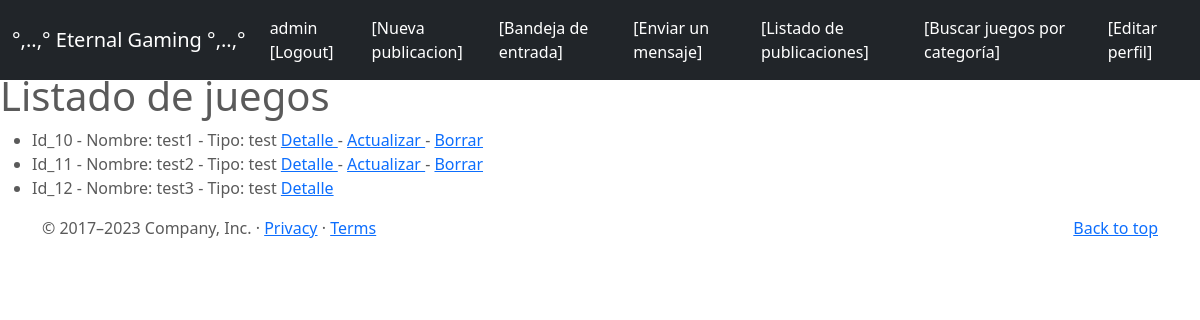
The app's page /juegos/ (signed in), older data.
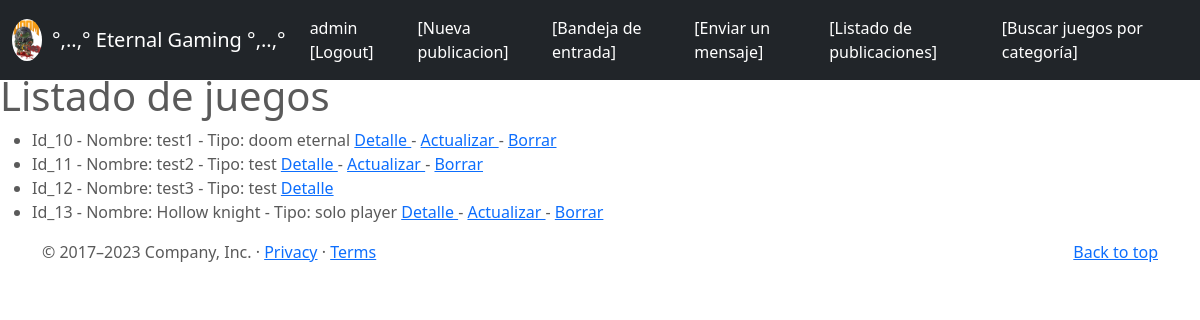
The same page, newer data.
### entrega_final_app/models.py (models this page shows, shortened)
class Juegos(models.Model):
    nombre = models.CharField(max_length=50)
    tipo = models.CharField(max_length=50)
    rating = models.CharField(max_length=2)
    categoria = models.CharField(max_length=50)
    opinion = models.TextField(max_length=500)
    publisher = models.ForeignKey(to = User, on_delete=models.CASCADE, related_name="publisher")
    imagen = models.ImageField(upload_to="posts", null=True, blank=True)
    creado_el = models.DateField(auto_now_add= True)

class Profile(models.Model):
    user = models.OneToOneField(to=User, on_delete=models.CASCADE, related_name="profile")
    correo = models.CharField(max_length=100)
    imagen = models.ImageField(upload_to="profile", null=True, blank=True)

### entrega_final_app/views.py (the view)
# urls.py: path('juegos/',mostrar_juegos, name = "juegos"),
def mostrar_juegos(request):
    juegos = Juegos.objects.all()
    total_juegos = len(juegos)
    context = {
        "juegos": juegos,
        "total_juegos":total_juegos,
        "form": JuegosForm(),
    }
    return render(request, "entrega_final_app/juegos.html", context)

### entrega_final_app/templates/entrega_final_app/juegos.html (shortened to what this page needs)
{% extends 'entrega_final_app/base.html'%}
{%block titulo%} Listado de juegos {%endblock%}
{%block listado%}
    <ul>
        {%  for juego in juegos %}
        <li>
            Id_{{juego.id}} - Nombre:  {{juego.nombre}} - Tipo: {{juego.tipo}}
            <a href="{% url 'juegos-detail' juego.id %}"> Detalle </a>
            {% if user.is_authenticated and juego.publisher.id == user.id %}
            -
            <a href="{% url 'juegos-update' juego.id %}"> Actualizar </a>
            -
            <a href="{% url 'juegos-delete' juego.id %}"> Borrar </a>
            {% endif %}
        </li>
        {% endfor %}
    </ul>
{% endblock %}

### entrega_final_app/templates/entrega_final_app/base.html (shortened to what this page needs)
<!DOCTYPE html>
<html lang="en">
<head>
  {% load static %}
<link href="{% static 'entrega_final_app/css/bootstrap.min.css' %}" rel="stylesheet">
    <link href="{% static 'entrega_final_app/css/juegos.css' %}" rel="stylesheet">
  </head>
  <body>
<header>
  <nav class="navbar navbar-expand-md navbar-dark fixed-top bg-dark">
    <div class="container-fluid">
      {% if user.profile.imagen.url %}
        <a href="{% url 'profile-update' user.profile.id %}">
        <img src=" {{user.profile.imagen.url}} " height="100%" width="30px" style="border-radius: 50%; margin-right: 10px;">
      {% endif %}
      </a>
      <a class="navbar-brand" href="{% url 'index' %}">°,..,° Eternal Gaming °,..,°</a>
      <div class="collapse navbar-collapse" id="navbarCollapse">
        <ul class="navbar-nav me-auto mb-2 mb-md-0">
        {% if user.is_authenticated %}
            <li class="nav-item">
              <a class="nav-link active" aria-current="page" href="{% url 'logout' %}">{{user.username}} [Logout]</a>
          </li>
            <li class="nav-item">
              <a class="nav-link active" aria-current="page" href="{% url 'juegos-create' %}">[Nueva publicacion]</a>
          </li>
            <li class="nav-item">
              <a class="nav-link active" aria-current="page" href="{% url 'mensaje-list' %}">[Bandeja de entrada]</a>
        {% endif %}
        </li>
          <li class="nav-item">
            <a class="nav-link active" aria-current="page" href="{% url 'mensaje-create' %}">[Enviar un mensaje]</a>
        </li>
          <li class="nav-item">
            <a class="nav-link active" aria-current="page" href="{% url 'juegos' %}">[Listado de publicaciones]</a>
        </li>
          <li class="nav-item">
            <a class="nav-link active" aria-current="page" href="{% url 'juegos-list' %}">[Buscar juegos por categoría]</a>
          </li>
        {% if not user.profile.id %}
          <li class="nav-item">
            <a class="nav-link active" aria-current="page" href="{% url 'profile-create' %}">[Editar perfil]</a>
          </li>
        {% endif %}
        </ul>
      </div>
    </div>
  </nav>
  <br>
</header>
<h1>{% block titulo %}  {% endblock %}</h1>
{% block listado %} <br> {% endblock %}
  <footer class="container">
    <p class="float-end"><a href="https://getbootstrap.com/docs/5.0/examples/juegos/#">Back to top</a></p>
    <p>© 2017–2023 Company, Inc. · <a href="https://getbootstrap.com/docs/5.0/examples/juegos/#">Privacy</a> · <a href="https://getbootstrap.com/docs/5.0/examples/juegos/#">Terms</a></p>
  </footer>
</body></html>

Row changes from the older to the newer data that the page shows:
changed Juegos "test1": tipo "test" → "doom eternal"
added Juegos: id "13", nombre "Hollow knight", tipo "solo player", shows "Actualizar"
Text that changed along with them:
text no longer shown: "[Editar perfil]"
